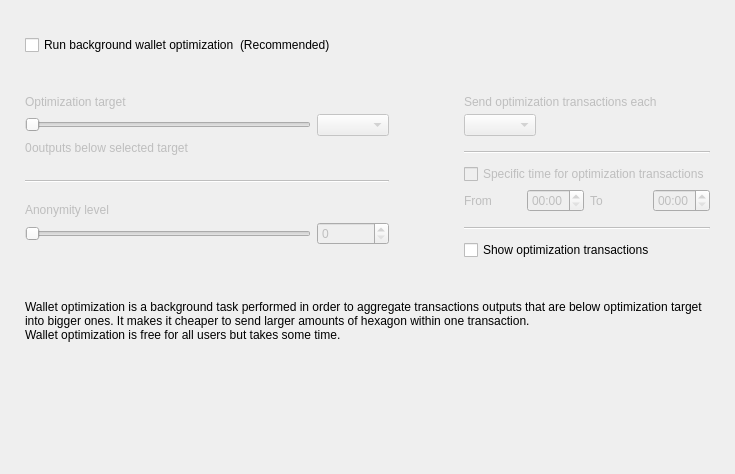
<?xml version="1.0" encoding="UTF-8"?>
<ui version="4.0">
 <class>OptimizationOptionsFrame</class>
 <widget class="QFrame" name="OptimizationOptionsFrame">
  <property name="geometry">
   <rect>
    <x>0</x>
    <y>0</y>
    <width>735</width>
    <height>474</height>
   </rect>
  </property>
  <property name="windowTitle">
   <string>Frame</string>
  </property>
  <property name="frameShape">
   <enum>QFrame::NoFrame</enum>
  </property>
  <property name="frameShadow">
   <enum>QFrame::Raised</enum>
  </property>
  <layout class="QVBoxLayout" name="verticalLayout">
   <property name="spacing">
    <number>0</number>
   </property>
   <property name="leftMargin">
    <number>25</number>
   </property>
   <property name="topMargin">
    <number>35</number>
   </property>
   <property name="rightMargin">
    <number>25</number>
   </property>
   <property name="bottomMargin">
    <number>0</number>
   </property>
   <item>
    <layout class="QHBoxLayout" name="horizontalLayout_2">
     <item>
      <widget class="QCheckBox" name="m_enableOptimizationCheck">
       <property name="text">
        <string>Run background wallet optimization</string>
       </property>
      </widget>
     </item>
     <item>
      <widget class="WalletGui::WalletNormalGrayTextLabel" name="label_8">
       <property name="text">
        <string>(Recommended)</string>
       </property>
      </widget>
     </item>
     <item>
      <spacer name="horizontalSpacer">
       <property name="orientation">
        <enum>Qt::Horizontal</enum>
       </property>
       <property name="sizeHint" stdset="0">
        <size>
         <width>40</width>
         <height>20</height>
        </size>
       </property>
      </spacer>
     </item>
    </layout>
   </item>
   <item>
    <spacer name="verticalSpacer_2">
     <property name="orientation">
      <enum>Qt::Vertical</enum>
     </property>
     <property name="sizeType">
      <enum>QSizePolicy::Fixed</enum>
     </property>
     <property name="sizeHint" stdset="0">
      <size>
       <width>20</width>
       <height>40</height>
      </size>
     </property>
    </spacer>
   </item>
   <item>
    <widget class="QWidget" name="m_optimizationOptionsWidget" native="true">
     <property name="enabled">
      <bool>true</bool>
     </property>
     <layout class="QHBoxLayout" name="horizontalLayout">
      <property name="spacing">
       <number>75</number>
      </property>
      <property name="leftMargin">
       <number>0</number>
      </property>
      <property name="topMargin">
       <number>0</number>
      </property>
      <property name="rightMargin">
       <number>0</number>
      </property>
      <property name="bottomMargin">
       <number>0</number>
      </property>
      <item alignment="Qt::AlignTop">
       <widget class="QWidget" name="widget1" native="true">
        <property name="enabled">
         <bool>false</bool>
        </property>
        <layout class="QGridLayout" name="gridLayout" columnstretch="50,0,0,0">
         <property name="leftMargin">
          <number>0</number>
         </property>
         <property name="topMargin">
          <number>0</number>
         </property>
         <property name="rightMargin">
          <number>0</number>
         </property>
         <property name="bottomMargin">
          <number>0</number>
         </property>
         <property name="verticalSpacing">
          <number>5</number>
         </property>
         <item row="0" column="0" colspan="4">
          <widget class="WalletGui::WalletNormalBlackTextLabel" name="label_5">
           <property name="text">
            <string>Optimization target</string>
           </property>
           <property name="indent">
            <number>0</number>
           </property>
          </widget>
         </item>
         <item row="4" column="0" colspan="4">
          <spacer name="verticalSpacer_3">
           <property name="orientation">
            <enum>Qt::Vertical</enum>
           </property>
           <property name="sizeType">
            <enum>QSizePolicy::Fixed</enum>
           </property>
           <property name="sizeHint" stdset="0">
            <size>
             <width>20</width>
             <height>20</height>
            </size>
           </property>
          </spacer>
         </item>
         <item row="1" column="0" colspan="3">
          <widget class="QSlider" name="m_thresholdSlider">
           <property name="maximum">
            <number>6</number>
           </property>
           <property name="pageStep">
            <number>1</number>
           </property>
           <property name="orientation">
            <enum>Qt::Horizontal</enum>
           </property>
          </widget>
         </item>
         <item row="1" column="3">
          <widget class="QComboBox" name="m_thresholdCombo"/>
         </item>
         <item row="5" column="0" colspan="4">
          <widget class="Line" name="line">
           <property name="orientation">
            <enum>Qt::Horizontal</enum>
           </property>
          </widget>
         </item>
         <item row="6" column="0" colspan="4">
          <spacer name="verticalSpacer_4">
           <property name="orientation">
            <enum>Qt::Vertical</enum>
           </property>
           <property name="sizeType">
            <enum>QSizePolicy::Fixed</enum>
           </property>
           <property name="sizeHint" stdset="0">
            <size>
             <width>20</width>
             <height>15</height>
            </size>
           </property>
          </spacer>
         </item>
         <item row="8" column="3">
          <widget class="QSpinBox" name="m_mixinSpin">
           <property name="buttonSymbols">
            <enum>QAbstractSpinBox::UpDownArrows</enum>
           </property>
          </widget>
         </item>
         <item row="7" column="0" colspan="4">
          <widget class="WalletGui::WalletNormalBlackTextLabel" name="label_7">
           <property name="text">
            <string>Anonymity level</string>
           </property>
           <property name="indent">
            <number>0</number>
           </property>
          </widget>
         </item>
         <item row="8" column="0" colspan="3">
          <widget class="QSlider" name="m_mixinSlider">
           <property name="pageStep">
            <number>1</number>
           </property>
           <property name="orientation">
            <enum>Qt::Horizontal</enum>
           </property>
          </widget>
         </item>
         <item row="2" column="0" colspan="4">
          <spacer name="verticalSpacer_12">
           <property name="orientation">
            <enum>Qt::Vertical</enum>
           </property>
           <property name="sizeType">
            <enum>QSizePolicy::Fixed</enum>
           </property>
           <property name="sizeHint" stdset="0">
            <size>
             <width>20</width>
             <height>0</height>
            </size>
           </property>
          </spacer>
         </item>
         <item row="3" column="0" colspan="4">
          <layout class="QHBoxLayout" name="horizontalLayout_3" stretch="0,1">
           <item>
            <widget class="QLabel" name="m_nonOptimizedOutputsLabel">
             <property name="text">
              <string>0</string>
             </property>
            </widget>
           </item>
           <item>
            <widget class="WalletGui::WalletNormalBlackTextLabel" name="m_nonOptimizedOutputsTextLabel">
             <property name="text">
              <string>outputs below selected target</string>
             </property>
            </widget>
           </item>
          </layout>
         </item>
        </layout>
       </widget>
      </item>
      <item>
       <layout class="QVBoxLayout" name="verticalLayout_3">
        <property name="spacing">
         <number>10</number>
        </property>
        <property name="rightMargin">
         <number>0</number>
        </property>
        <property name="bottomMargin">
         <number>0</number>
        </property>
        <item>
         <widget class="QWidget" name="widget2" native="true">
          <property name="enabled">
           <bool>false</bool>
          </property>
          <layout class="QGridLayout" name="gridLayout_2" columnstretch="0,0,0,0">
           <property name="leftMargin">
            <number>0</number>
           </property>
           <property name="topMargin">
            <number>0</number>
           </property>
           <property name="rightMargin">
            <number>0</number>
           </property>
           <property name="bottomMargin">
            <number>0</number>
           </property>
           <property name="verticalSpacing">
            <number>5</number>
           </property>
           <item row="2" column="0" colspan="2" alignment="Qt::AlignLeft">
            <widget class="QComboBox" name="m_periodCombo"/>
           </item>
           <item row="8" column="0">
            <widget class="WalletGui::WalletNormalBlackTextLabel" name="label_2">
             <property name="text">
              <string>From</string>
             </property>
            </widget>
           </item>
           <item row="8" column="1">
            <widget class="QTimeEdit" name="m_startTimeEdit">
             <property name="enabled">
              <bool>false</bool>
             </property>
             <property name="displayFormat">
              <string>HH:mm</string>
             </property>
            </widget>
           </item>
           <item row="8" column="2">
            <widget class="WalletGui::WalletNormalBlackTextLabel" name="label_3">
             <property name="text">
              <string>To</string>
             </property>
            </widget>
           </item>
           <item row="8" column="3">
            <widget class="QTimeEdit" name="m_stopTimeEdit">
             <property name="enabled">
              <bool>false</bool>
             </property>
             <property name="displayFormat">
              <string>HH:mm</string>
             </property>
            </widget>
           </item>
           <item row="6" column="0" colspan="4">
            <widget class="QCheckBox" name="m_optimizationTimeCheck">
             <property name="text">
              <string>Specific time for optimization transactions</string>
             </property>
            </widget>
           </item>
           <item row="4" column="0" colspan="4">
            <widget class="Line" name="line_2">
             <property name="orientation">
              <enum>Qt::Horizontal</enum>
             </property>
            </widget>
           </item>
           <item row="0" column="0" colspan="4">
            <widget class="WalletGui::WalletNormalBlackTextLabel" name="label_4">
             <property name="text">
              <string>Send optimization transactions each</string>
             </property>
             <property name="indent">
              <number>0</number>
             </property>
            </widget>
           </item>
           <item row="7" column="0" colspan="4">
            <spacer name="verticalSpacer_8">
             <property name="orientation">
              <enum>Qt::Vertical</enum>
             </property>
             <property name="sizeType">
              <enum>QSizePolicy::Fixed</enum>
             </property>
             <property name="sizeHint" stdset="0">
              <size>
               <width>20</width>
               <height>0</height>
              </size>
             </property>
            </spacer>
           </item>
           <item row="3" column="0" colspan="4">
            <spacer name="verticalSpacer_6">
             <property name="orientation">
              <enum>Qt::Vertical</enum>
             </property>
             <property name="sizeType">
              <enum>QSizePolicy::Fixed</enum>
             </property>
             <property name="sizeHint" stdset="0">
              <size>
               <width>20</width>
               <height>10</height>
              </size>
             </property>
            </spacer>
           </item>
           <item row="10" column="0" colspan="4">
            <widget class="Line" name="line_3">
             <property name="orientation">
              <enum>Qt::Horizontal</enum>
             </property>
            </widget>
           </item>
           <item row="1" column="0" colspan="4">
            <spacer name="verticalSpacer_5">
             <property name="orientation">
              <enum>Qt::Vertical</enum>
             </property>
             <property name="sizeType">
              <enum>QSizePolicy::Fixed</enum>
             </property>
             <property name="sizeHint" stdset="0">
              <size>
               <width>20</width>
               <height>0</height>
              </size>
             </property>
            </spacer>
           </item>
           <item row="5" column="0" colspan="4">
            <spacer name="verticalSpacer_7">
             <property name="orientation">
              <enum>Qt::Vertical</enum>
             </property>
             <property name="sizeType">
              <enum>QSizePolicy::Fixed</enum>
             </property>
             <property name="sizeHint" stdset="0">
              <size>
               <width>20</width>
               <height>5</height>
              </size>
             </property>
            </spacer>
           </item>
           <item row="9" column="0" colspan="4">
            <spacer name="verticalSpacer_10">
             <property name="orientation">
              <enum>Qt::Vertical</enum>
             </property>
             <property name="sizeType">
              <enum>QSizePolicy::Fixed</enum>
             </property>
             <property name="sizeHint" stdset="0">
              <size>
               <width>20</width>
               <height>10</height>
              </size>
             </property>
            </spacer>
           </item>
          </layout>
         </widget>
        </item>
        <item>
         <widget class="QCheckBox" name="m_showFusionTransactionsCheck">
          <property name="enabled">
           <bool>true</bool>
          </property>
          <property name="text">
           <string>Show optimization transactions</string>
          </property>
         </widget>
        </item>
       </layout>
      </item>
     </layout>
    </widget>
   </item>
   <item>
    <spacer name="verticalSpacer_11">
     <property name="orientation">
      <enum>Qt::Vertical</enum>
     </property>
     <property name="sizeType">
      <enum>QSizePolicy::Fixed</enum>
     </property>
     <property name="sizeHint" stdset="0">
      <size>
       <width>20</width>
       <height>40</height>
      </size>
     </property>
    </spacer>
   </item>
   <item>
    <widget class="WalletGui::WalletExtraNormalGrayTextLabel" name="m_helpLabel">
     <property name="text">
      <string>Wallet optimization is a background task performed in order to aggregate transactions outputs that are below optimization target into bigger ones. It makes it cheaper to send larger amounts of hexagon within one transaction.
Wallet optimization is free for all users but takes some time.</string>
     </property>
     <property name="wordWrap">
      <bool>true</bool>
     </property>
    </widget>
   </item>
   <item>
    <spacer name="verticalSpacer">
     <property name="orientation">
      <enum>Qt::Vertical</enum>
     </property>
     <property name="sizeHint" stdset="0">
      <size>
       <width>20</width>
       <height>40</height>
      </size>
     </property>
    </spacer>
   </item>
  </layout>
 </widget>
 <customwidgets>
  <customwidget>
   <class>WalletGui::WalletNormalGrayTextLabel</class>
   <extends>QLabel</extends>
   <header>Gui/Common/WalletTextLabel.h</header>
  </customwidget>
  <customwidget>
   <class>WalletGui::WalletNormalBlackTextLabel</class>
   <extends>QLabel</extends>
   <header>Gui/Common/WalletTextLabel.h</header>
  </customwidget>
  <customwidget>
   <class>WalletGui::WalletExtraNormalGrayTextLabel</class>
   <extends>QLabel</extends>
   <header>Gui/Common/WalletTextLabel.h</header>
  </customwidget>
 </customwidgets>
 <resources/>
 <connections>
  <connection>
   <sender>m_enableOptimizationCheck</sender>
   <signal>toggled(bool)</signal>
   <receiver>widget1</receiver>
   <slot>setEnabled(bool)</slot>
   <hints>
    <hint type="sourcelabel">
     <x>147</x>
     <y>47</y>
    </hint>
    <hint type="destinationlabel">
     <x>176</x>
     <y>204</y>
    </hint>
   </hints>
  </connection>
  <connection>
   <sender>m_thresholdSlider</sender>
   <signal>valueChanged(int)</signal>
   <receiver>OptimizationOptionsFrame</receiver>
   <slot>thresholdChanged(int)</slot>
   <hints>
    <hint type="sourcelabel">
     <x>116</x>
     <y>139</y>
    </hint>
    <hint type="destinationlabel">
     <x>355</x>
     <y>194</y>
    </hint>
   </hints>
  </connection>
  <connection>
   <sender>m_mixinSlider</sender>
   <signal>valueChanged(int)</signal>
   <receiver>OptimizationOptionsFrame</receiver>
   <slot>mixinChanged(int)</slot>
   <hints>
    <hint type="sourcelabel">
     <x>116</x>
     <y>240</y>
    </hint>
    <hint type="destinationlabel">
     <x>367</x>
     <y>236</y>
    </hint>
   </hints>
  </connection>
  <connection>
   <sender>m_optimizationTimeCheck</sender>
   <signal>toggled(bool)</signal>
   <receiver>m_startTimeEdit</receiver>
   <slot>setEnabled(bool)</slot>
   <hints>
    <hint type="sourcelabel">
     <x>543</x>
     <y>179</y>
    </hint>
    <hint type="destinationlabel">
     <x>501</x>
     <y>207</y>
    </hint>
   </hints>
  </connection>
  <connection>
   <sender>m_optimizationTimeCheck</sender>
   <signal>toggled(bool)</signal>
   <receiver>m_stopTimeEdit</receiver>
   <slot>setEnabled(bool)</slot>
   <hints>
    <hint type="sourcelabel">
     <x>543</x>
     <y>179</y>
    </hint>
    <hint type="destinationlabel">
     <x>643</x>
     <y>207</y>
    </hint>
   </hints>
  </connection>
  <connection>
   <sender>m_mixinSpin</sender>
   <signal>valueChanged(int)</signal>
   <receiver>OptimizationOptionsFrame</receiver>
   <slot>mixinChanged(int)</slot>
   <hints>
    <hint type="sourcelabel">
     <x>273</x>
     <y>271</y>
    </hint>
    <hint type="destinationlabel">
     <x>367</x>
     <y>236</y>
    </hint>
   </hints>
  </connection>
  <connection>
   <sender>m_thresholdCombo</sender>
   <signal>currentIndexChanged(int)</signal>
   <receiver>OptimizationOptionsFrame</receiver>
   <slot>thresholdChanged(int)</slot>
   <hints>
    <hint type="sourcelabel">
     <x>270</x>
     <y>139</y>
    </hint>
    <hint type="destinationlabel">
     <x>367</x>
     <y>236</y>
    </hint>
   </hints>
  </connection>
  <connection>
   <sender>m_enableOptimizationCheck</sender>
   <signal>toggled(bool)</signal>
   <receiver>widget2</receiver>
   <slot>setEnabled(bool)</slot>
   <hints>
    <hint type="sourcelabel">
     <x>158</x>
     <y>48</y>
    </hint>
    <hint type="destinationlabel">
     <x>556</x>
     <y>197</y>
    </hint>
   </hints>
  </connection>
 </connections>
 <slots>
  <slot>thresholdChanged(int)</slot>
  <slot>mixinChanged(int)</slot>
 </slots>
</ui>
